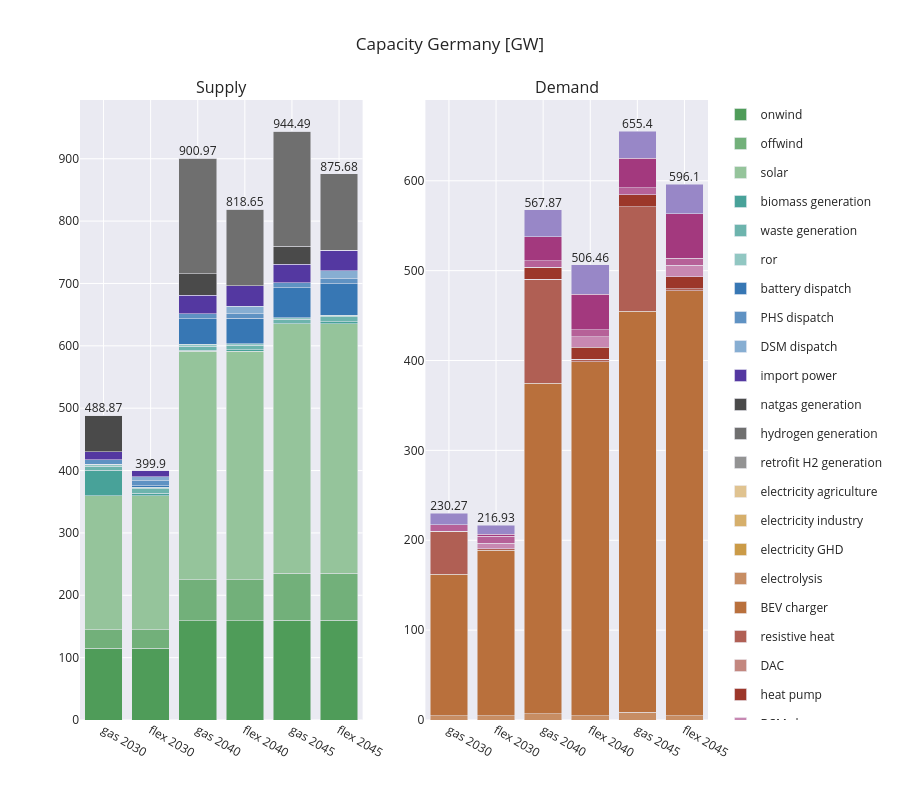

Notebook code cell kept with this figure:
### Code cell
from plotly.subplots import make_subplots

combined_fig = make_subplots(
    rows=1, cols=2,
    subplot_titles=("Supply", "Demand", "Total")
)

for trace in fig_pg_gw.data:
    combined_fig.add_trace(trace, row=1, col=1)

for trace in fig_pc_gw.data:
    combined_fig.add_trace(trace, row=1, col=2, )

combined_fig.update_layout(title_text='Capacity Germany [GW]', barmode='stack', height=800 )

combined_fig.show()

### Figure 1 — Plotly figure (JSON) as saved in the notebook; plotly's stock layout.template omitted (floating-point values rounded to 4 significant figures)
{"data": [{"alignmentgroup": "True", "hovertemplate": "variable=onwind<br>index=%{x}<br>value=%{y}<extra></extra>", "legendgroup": "onwind", "marker": {"color": "#4F9C59", "pattern": {"shape": ""}}, "name": "onwind", "offsetgroup": "onwind", "orientation": "v", "showlegend": true, "textposition": "auto", "type": "bar", "x": ["gas 2030", "flex 2030", "gas 2040", "flex 2040", "gas 2045", "flex 2045"], "xaxis": "x", "y": [115.0, 115.0, 159.0, 159.0, 160.0, 160.0], "yaxis": "y"}, {"alignmentgroup": "True", "hovertemplate": "variable=offwind<br>index=%{x}<br>value=%{y}<extra></extra>", "legendgroup": "offwind", "marker": {"color": "#72B07A", "pattern": {"shape": ""}}, "name": "offwind", "offsetgroup": "offwind", "orientation": "v", "showlegend": true, "textposition": "auto", "type": "bar", "x": ["gas 2030", "flex 2030", "gas 2040", "flex 2040", "gas 2045", "flex 2045"], "xaxis": "x", "y": [30.0, 30.0, 66.0, 66.0, 75.5, 75.5], "yaxis": "y"}, {"alignmentgroup": "True", "hovertemplate": "variable=solar<br>index=%{x}<br>value=%{y}<extra></extra>", "legendgroup": "solar", "marker": {"color": "#95C49B", "pattern": {"shape": ""}}, "name": "solar", "offsetgroup": "solar", "orientation": "v", "showlegend": true, "textposition": "auto", "type": "bar", "x": ["gas 2030", "flex 2030", "gas 2040", "flex 2040", "gas 2045", "flex 2045"], "xaxis": "x", "y": [215.0, 215.0, 366.0, 366.0, 400.0, 400.0], "yaxis": "y"}, {"alignmentgroup": "True", "hovertemplate": "variable=biomass generation<br>index=%{x}<br>value=%{y}<extra></extra>", "legendgroup": "biomass generation", "marker": {"color": "#48A299", "pattern": {"shape": ""}}, "name": "biomass generation", "offsetgroup": "biomass generation", "orientation": "v", "showlegend": true, "textposition": "auto", "type": "bar", "x": ["gas 2030", "flex 2030", "gas 2040", "flex 2040", "gas 2045", "flex 2045"], "xaxis": "x", "y": [40.33, 4, 1.992, 3, 1.762e-05, 3], "yaxis": "y"}, {"alignmentgroup": "True", "hovertemplate": "variable=waste generation<br>index=%{x}<br>value=%{y}<extra></extra>", "legendgroup": "waste generation", "marker": {"color": "#6DB4AD", "pattern": {"shape": ""}}, "name": "waste generation", "offsetgroup": "waste generation", "orientation": "v", "showlegend": true, "textposition": "auto", "type": "bar", "x": ["gas 2030", "flex 2030", "gas 2040", "flex 2040", "gas 2045", "flex 2045"], "xaxis": "x", "y": [6.662, 6.662, 6.661, 6.661, 6.914, 8.098], "yaxis": "y"}, {"alignmentgroup": "True", "hovertemplate": "variable=ror<br>index=%{x}<br>value=%{y}<extra></extra>", "legendgroup": "ror", "marker": {"color": "#91C7C2", "pattern": {"shape": ""}}, "name": "ror", "offsetgroup": "ror", "orientation": "v", "showlegend": true, "textposition": "auto", "type": "bar", "x": ["gas 2030", "flex 2030", "gas 2040", "flex 2040", "gas 2045", "flex 2045"], "xaxis": "x", "y": [2.771, 2.771, 2.771, 2.771, 2.771, 2.771], "yaxis": "y"}, {"alignmentgroup": "True", "hovertemplate": "variable=battery dispatch<br>index=%{x}<br>value=%{y}<extra></extra>", "legendgroup": "battery dispatch", "marker": {"color": "#3777B4", "pattern": {"shape": ""}}, "name": "battery dispatch", "offsetgroup": "battery dispatch", "orientation": "v", "showlegend": true, "textposition": "auto", "type": "bar", "x": ["gas 2030", "flex 2030", "gas 2040", "flex 2040", "gas 2045", "flex 2045"], "xaxis": "x", "y": [0.08302, 2.526, 41.25, 40.41, 48.21, 50.51], "yaxis": "y"}, {"alignmentgroup": "True", "hovertemplate": "variable=PHS dispatch<br>index=%{x}<br>value=%{y}<extra></extra>", "legendgroup": "PHS dispatch", "marker": {"color": "#5F92C3", "pattern": {"shape": ""}}, "name": "PHS dispatch", "offsetgroup": "PHS dispatch", "orientation": "v", "showlegend": true, "textposition": "auto", "type": "bar", "x": ["gas 2030", "flex 2030", "gas 2040", "flex 2040", "gas 2045", "flex 2045"], "xaxis": "x", "y": [7.526, 7.526, 7.526, 7.526, 7.526, 7.526], "yaxis": "y"}, {"alignmentgroup": "True", "hovertemplate": "variable=DSM dispatch<br>index=%{x}<br>value=%{y}<extra></extra>", "legendgroup": "DSM dispatch", "marker": {"color": "#87AED2", "pattern": {"shape": ""}}, "name": "DSM dispatch", "offsetgroup": "DSM dispatch", "orientation": "v", "showlegend": true, "textposition": "auto", "type": "bar", "x": ["gas 2030", "flex 2030", "gas 2040", "flex 2040", "gas 2045", "flex 2045"], "xaxis": "x", "y": [0, 6.4, 0, 11.9, 0, 12.9], "yaxis": "y"}, {"alignmentgroup": "True", "hovertemplate": "variable=import power<br>index=%{x}<br>value=%{y}<extra></extra>", "legendgroup": "import power", "marker": {"color": "#5438A1", "pattern": {"shape": ""}}, "name": "import power", "offsetgroup": "import power", "orientation": "v", "showlegend": true, "textposition": "auto", "type": "bar", "x": ["gas 2030", "flex 2030", "gas 2040", "flex 2040", "gas 2045", "flex 2045"], "xaxis": "x", "y": [12.87, 10.01, 30.21, 32.8, 30.21, 32.8], "yaxis": "y"}, {"alignmentgroup": "True", "hovertemplate": "variable=natgas generation<br>index=%{x}<br>value=%{y}<extra></extra>", "legendgroup": "natgas generation", "marker": {"color": "#4A4A4A", "pattern": {"shape": ""}}, "name": "natgas generation", "offsetgroup": "natgas generation", "orientation": "v", "showlegend": true, "textposition": "auto", "type": "bar", "x": ["gas 2030", "flex 2030", "gas 2040", "flex 2040", "gas 2045", "flex 2045"], "xaxis": "x", "y": [58.62, 0, 34.54, 0, 28.35, 0], "yaxis": "y"}, {"alignmentgroup": "True", "hovertemplate": "variable=hydrogen generation<br>index=%{x}<br>value=%{y}<extra></extra>", "legendgroup": "hydrogen generation", "marker": {"color": "#6F6F6F", "pattern": {"shape": ""}}, "name": "hydrogen generation", "offsetgroup": "hydrogen generation", "orientation": "v", "showlegend": true, "textposition": "auto", "type": "bar", "x": ["gas 2030", "flex 2030", "gas 2040", "flex 2040", "gas 2045", "flex 2045"], "xaxis": "x", "y": [0.0002553, 0.0002239, 185.0, 122.6, 185.0, 122.6], "yaxis": "y"}, {"alignmentgroup": "True", "hovertemplate": "variable=retrofit H2 generation<br>index=%{x}<br>value=%{y}<extra></extra>", "legendgroup": "retrofit H2 generation", "marker": {"color": "#939393", "pattern": {"shape": ""}}, "name": "retrofit H2 generation", "offsetgroup": "retrofit H2 generation", "orientation": "v", "showlegend": true, "textposition": "auto", "type": "bar", "x": ["gas 2030", "flex 2030", "gas 2040", "flex 2040", "gas 2045", "flex 2045"], "xaxis": "x", "y": [0, 0, 0, 0, 0, 0], "yaxis": "y"}, {"mode": "text", "showlegend": false, "text": [488.9, 399.9, 901.0, 818.6, 944.5, 875.7], "textposition": "top center", "type": "scatter", "x": ["gas 2030", "flex 2030", "gas 2040", "flex 2040", "gas 2045", "flex 2045"], "xaxis": "x", "y": [488.9, 399.9, 901.0, 818.6, 944.5, 875.7], "yaxis": "y"}, {"alignmentgroup": "True", "hovertemplate": "variable=electricity agriculture<br>index=%{x}<br>value=%{y}<extra></extra>", "legendgroup": "electricity agriculture", "marker": {"color": "#E0C390", "pattern": {"shape": ""}}, "name": "electricity agriculture", "offsetgroup": "electricity agriculture", "orientation": "v", "showlegend": true, "textposition": "auto", "type": "bar", "x": ["gas 2030", "flex 2030", "gas 2040", "flex 2040", "gas 2045", "flex 2045"], "xaxis": "x2", "y": [0, 0, 0, 0, 0, 0], "yaxis": "y2"}, {"alignmentgroup": "True", "hovertemplate": "variable=electricity industry<br>index=%{x}<br>value=%{y}<extra></extra>", "legendgroup": "electricity industry", "marker": {"color": "#D6AF6B", "pattern": {"shape": ""}}, "name": "electricity industry", "offsetgroup": "electricity industry", "orientation": "v", "showlegend": true, "textposition": "auto", "type": "bar", "x": ["gas 2030", "flex 2030", "gas 2040", "flex 2040", "gas 2045", "flex 2045"], "xaxis": "x2", "y": [0, 0, 0, 0, 0, 0], "yaxis": "y2"}, {"alignmentgroup": "True", "hovertemplate": "variable=electricity GHD<br>index=%{x}<br>value=%{y}<extra></extra>", "legendgroup": "electricity GHD", "marker": {"color": "#CB9B47", "pattern": {"shape": ""}}, "name": "electricity GHD", "offsetgroup": "electricity GHD", "orientation": "v", "showlegend": true, "textposition": "auto", "type": "bar", "x": ["gas 2030", "flex 2030", "gas 2040", "flex 2040", "gas 2045", "flex 2045"], "xaxis": "x2", "y": [0, 0, 0, 0, 0, 0], "yaxis": "y2"}, {"alignmentgroup": "True", "hovertemplate": "variable=electrolysis<br>index=%{x}<br>value=%{y}<extra></extra>", "legendgroup": "electrolysis", "marker": {"color": "#C78D63", "pattern": {"shape": ""}}, "name": "electrolysis", "offsetgroup": "electrolysis", "orientation": "v", "showlegend": true, "textposition": "auto", "type": "bar", "x": ["gas 2030", "flex 2030", "gas 2040", "flex 2040", "gas 2045", "flex 2045"], "xaxis": "x2", "y": [5.0, 5.0, 7.089, 4.992, 8.744, 4.991], "yaxis": "y2"}, {"alignmentgroup": "True", "hovertemplate": "variable=BEV charger<br>index=%{x}<br>value=%{y}<extra></extra>", "legendgroup": "BEV charger", "marker": {"color": "#B9703C", "pattern": {"shape": ""}}, "name": "BEV charger", "offsetgroup": "BEV charger", "orientation": "v", "showlegend": true, "textposition": "auto", "type": "bar", "x": ["gas 2030", "flex 2030", "gas 2040", "flex 2040", "gas 2045", "flex 2045"], "xaxis": "x2", "y": [157.5, 183.7, 367.4, 393.7, 446.1, 472.4], "yaxis": "y2"}, {"alignmentgroup": "True", "hovertemplate": "variable=resistive heat<br>index=%{x}<br>value=%{y}<extra></extra>", "legendgroup": "resistive heat", "marker": {"color": "#B05F54", "pattern": {"shape": ""}}, "name": "resistive heat", "offsetgroup": "resistive heat", "orientation": "v", "showlegend": true, "textposition": "auto", "type": "bar", "x": ["gas 2030", "flex 2030", "gas 2040", "flex 2040", "gas 2045", "flex 2045"], "xaxis": "x2", "y": [47.23, 1.8, 115.7, 2.5, 116.1, 2.5], "yaxis": "y2"}, {"alignmentgroup": "True", "hovertemplate": "variable=DAC<br>index=%{x}<br>value=%{y}<extra></extra>", "legendgroup": "DAC", "marker": {"color": "#C3877F", "pattern": {"shape": ""}}, "name": "DAC", "offsetgroup": "DAC", "orientation": "v", "showlegend": true, "textposition": "auto", "type": "bar", "x": ["gas 2030", "flex 2030", "gas 2040", "flex 2040", "gas 2045", "flex 2045"], "xaxis": "x2", "y": [5.433e-06, 9.766e-06, 7.868e-06, 2.02e-05, 0.157, 6.54e-07], "yaxis": "y2"}, {"alignmentgroup": "True", "hovertemplate": "variable=heat pump<br>index=%{x}<br>value=%{y}<extra></extra>", "legendgroup": "heat pump", "marker": {"color": "#9C372A", "pattern": {"shape": ""}}, "name": "heat pump", "offsetgroup": "heat pump", "orientation": "v", "showlegend": true, "textposition": "auto", "type": "bar", "x": ["gas 2030", "flex 2030", "gas 2040", "flex 2040", "gas 2045", "flex 2045"], "xaxis": "x2", "y": [0.1721, 0.009726, 13.5, 13.5, 13.5, 13.5], "yaxis": "y2"}, {"alignmentgroup": "True", "hovertemplate": "variable=DSM charger<br>index=%{x}<br>value=%{y}<extra></extra>", "legendgroup": "DSM charger", "marker": {"color": "#C888B2", "pattern": {"shape": ""}}, "name": "DSM charger", "offsetgroup": "DSM charger", "orientation": "v", "showlegend": true, "textposition": "auto", "type": "bar", "x": ["gas 2030", "flex 2030", "gas 2040", "flex 2040", "gas 2045", "flex 2045"], "xaxis": "x2", "y": [0, 6.4, 0, 11.9, 0, 12.9], "yaxis": "y2"}, {"alignmentgroup": "True", "hovertemplate": "variable=PHS charger<br>index=%{x}<br>value=%{y}<extra></extra>", "legendgroup": "PHS charger", "marker": {"color": "#B66198", "pattern": {"shape": ""}}, "name": "PHS charger", "offsetgroup": "PHS charger", "orientation": "v", "showlegend": true, "textposition": "auto", "type": "bar", "x": ["gas 2030", "flex 2030", "gas 2040", "flex 2040", "gas 2045", "flex 2045"], "xaxis": "x2", "y": [7.526, 7.526, 7.526, 7.526, 7.526, 7.526], "yaxis": "y2"}, {"alignmentgroup": "True", "hovertemplate": "variable=battery charger<br>index=%{x}<br>value=%{y}<extra></extra>", "legendgroup": "battery charger", "marker": {"color": "#A3397E", "pattern": {"shape": ""}}, "name": "battery charger", "offsetgroup": "battery charger", "orientation": "v", "showlegend": true, "textposition": "auto", "type": "bar", "x": ["gas 2030", "flex 2030", "gas 2040", "flex 2040", "gas 2045", "flex 2045"], "xaxis": "x2", "y": [0.001039, 2.473, 26.44, 39.59, 33.03, 49.49], "yaxis": "y2"}, {"alignmentgroup": "True", "hovertemplate": "variable=export power<br>index=%{x}<br>value=%{y}<extra></extra>", "legendgroup": "export power", "marker": {"color": "#9887C7", "pattern": {"shape": ""}}, "name": "export power", "offsetgroup": "export power", "orientation": "v", "showlegend": true, "textposition": "auto", "type": "bar", "x": ["gas 2030", "flex 2030", "gas 2040", "flex 2040", "gas 2045", "flex 2045"], "xaxis": "x2", "y": [12.87, 10.01, 30.21, 32.8, 30.21, 32.8], "yaxis": "y2"}, {"mode": "text", "showlegend": false, "text": [230.3, 216.9, 567.9, 506.5, 655.4, 596.1], "textposition": "top center", "type": "scatter", "x": ["gas 2030", "flex 2030", "gas 2040", "flex 2040", "gas 2045", "flex 2045"], "xaxis": "x2", "y": [230.3, 216.9, 567.9, 506.5, 655.4, 596.1], "yaxis": "y2"}], "layout": {"annotations": [{"font": {"size": 16}, "showarrow": false, "text": "Supply", "x": 0.225, "xanchor": "center", "xref": "paper", "y": 1, "yanchor": "bottom", "yref": "paper"}, {"font": {"size": 16}, "showarrow": false, "text": "Demand", "x": 0.775, "xanchor": "center", "xref": "paper", "y": 1, "yanchor": "bottom", "yref": "paper"}], "barmode": "stack", "height": 800, "title": {"text": "Capacity Germany [GW]"}, "xaxis": {"anchor": "y", "domain": [0, 0.45]}, "xaxis2": {"anchor": "y2", "domain": [0.55, 1]}, "yaxis": {"anchor": "x", "domain": [0, 1]}, "yaxis2": {"anchor": "x2", "domain": [0, 1]}}}
